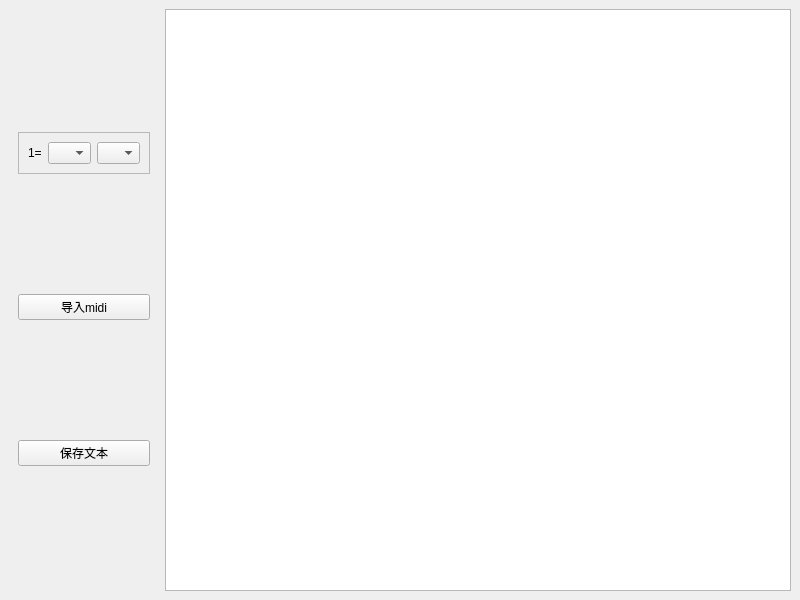
<?xml version="1.0" encoding="UTF-8"?>
<ui version="4.0">
 <class>input</class>
 <widget class="QMainWindow" name="input">
  <property name="geometry">
   <rect>
    <x>0</x>
    <y>0</y>
    <width>800</width>
    <height>600</height>
   </rect>
  </property>
  <property name="sizePolicy">
   <sizepolicy hsizetype="Preferred" vsizetype="Fixed">
    <horstretch>0</horstretch>
    <verstretch>0</verstretch>
   </sizepolicy>
  </property>
  <property name="windowTitle">
   <string>midi转简谱工具</string>
  </property>
  <widget class="QWidget" name="centralwidget">
   <layout class="QHBoxLayout" name="horizontalLayout">
    <item>
     <widget class="QWidget" name="widget" native="true">
      <property name="sizePolicy">
       <sizepolicy hsizetype="Fixed" vsizetype="Preferred">
        <horstretch>0</horstretch>
        <verstretch>0</verstretch>
       </sizepolicy>
      </property>
      <property name="maximumSize">
       <size>
        <width>150</width>
        <height>16777215</height>
       </size>
      </property>
      <layout class="QVBoxLayout" name="verticalLayout">
       <item>
        <widget class="QFrame" name="frame">
         <property name="sizePolicy">
          <sizepolicy hsizetype="Preferred" vsizetype="Fixed">
           <horstretch>0</horstretch>
           <verstretch>0</verstretch>
          </sizepolicy>
         </property>
         <property name="frameShape">
          <enum>QFrame::StyledPanel</enum>
         </property>
         <property name="frameShadow">
          <enum>QFrame::Raised</enum>
         </property>
         <layout class="QHBoxLayout" name="horizontalLayout_2">
          <item>
           <widget class="QLabel" name="lbl_note">
            <property name="text">
             <string>1=</string>
            </property>
           </widget>
          </item>
          <item>
           <widget class="QComboBox" name="cbox_note"/>
          </item>
          <item>
           <widget class="QComboBox" name="cbox_height"/>
          </item>
         </layout>
        </widget>
       </item>
       <item>
        <widget class="QPushButton" name="btn_openfile">
         <property name="text">
          <string>导入midi</string>
         </property>
        </widget>
       </item>
       <item>
        <widget class="QPushButton" name="btn_save">
         <property name="text">
          <string>保存文本</string>
         </property>
        </widget>
       </item>
      </layout>
     </widget>
    </item>
    <item>
     <widget class="QTextEdit" name="text">
      <property name="markdown">
       <string/>
      </property>
      <property name="html">
       <string>&lt;!DOCTYPE HTML PUBLIC &quot;-//W3C//DTD HTML 4.0//EN&quot; &quot;http://www.w3.org/TR/REC-html40/strict.dtd&quot;&gt;
&lt;html&gt;&lt;head&gt;&lt;meta name=&quot;qrichtext&quot; content=&quot;1&quot; /&gt;&lt;style type=&quot;text/css&quot;&gt;
p, li { white-space: pre-wrap; }
&lt;/style&gt;&lt;/head&gt;&lt;body style=&quot; font-family:'SimSun'; font-size:9pt; font-weight:400; font-style:normal;&quot;&gt;
&lt;p style=&quot;-qt-paragraph-type:empty; margin-top:0px; margin-bottom:0px; margin-left:0px; margin-right:0px; -qt-block-indent:0; text-indent:0px;&quot;&gt;&lt;br /&gt;&lt;/p&gt;&lt;/body&gt;&lt;/html&gt;</string>
      </property>
     </widget>
    </item>
   </layout>
  </widget>
 </widget>
 <resources/>
 <connections/>
</ui>
